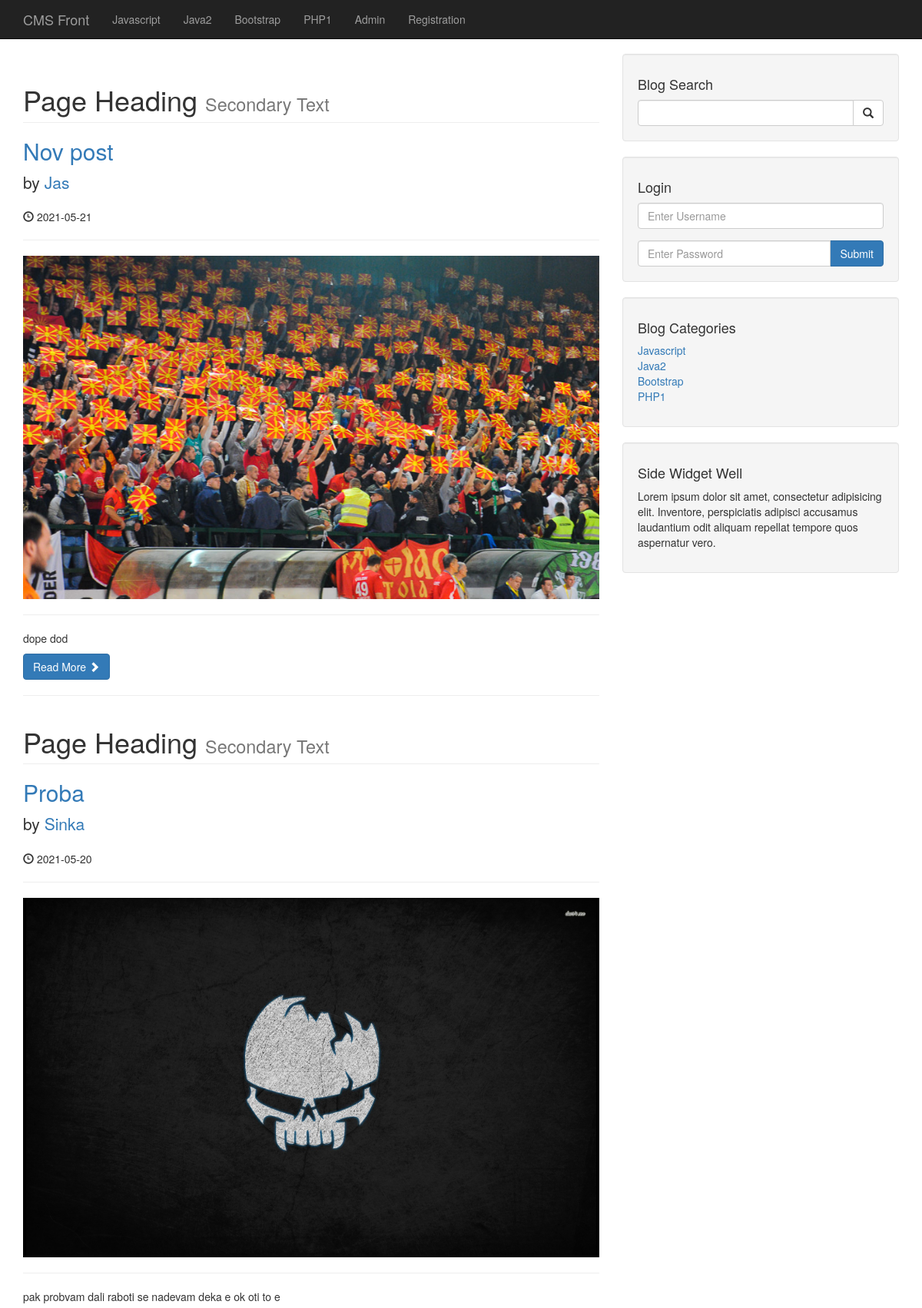
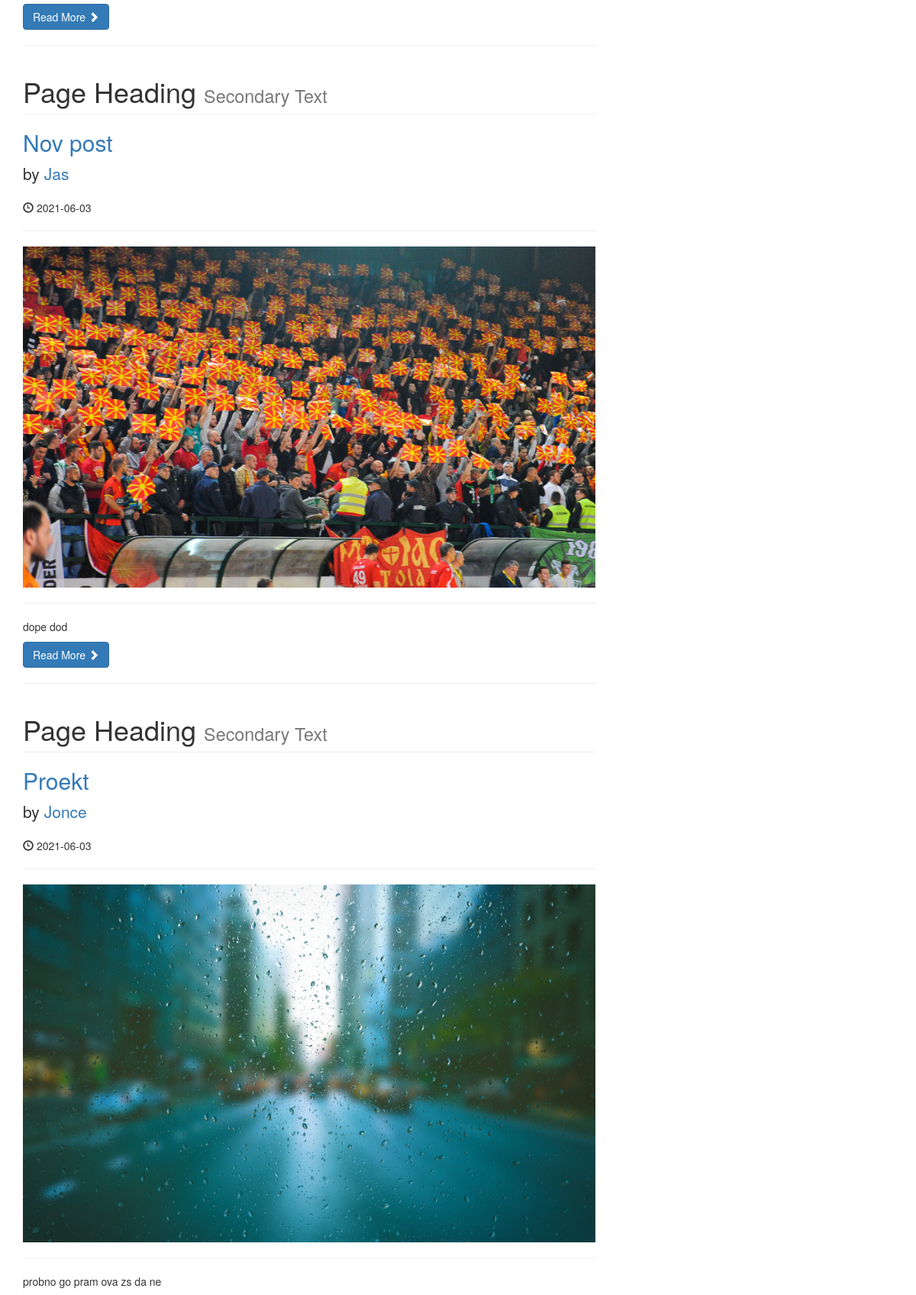
The page /category.php?category=2 (upper part) on the database its author committed (2 pictures, top to bottom).
### tables this page shows
CREATE TABLE `categories` (
  `cat_id` int(3) NOT NULL,
  `cat_title` varchar(255) NOT NULL
);

CREATE TABLE `posts` (
  `post_id` int(3) NOT NULL,
  `post_category_id` int(3) NOT NULL,
  `post_title` varchar(255) NOT NULL,
  `post_author` varchar(255) NOT NULL,
  `post_date` date NOT NULL,
  `post_image` text NOT NULL,
  `post_content` text NOT NULL,
  `post_tags` varchar(255) NOT NULL,
  `post_comment_count` int(11) NOT NULL,
  `post_status` varchar(255) NOT NULL DEFAULT 'draft',
  `post_view_count` int(11) NOT NULL
);

### category.php (the view, shortened to what this page needs)
<?php include "includes/db.php"; ?>
<?php include "includes/header.php"; ?>
<?php include "includes/navigation.php"; ?>
    <div class="container">
        <div class="row">
            <div class="col-md-8">
                <?php
                if(isset($_GET['category'])){
                $post_category_id = $_GET['category'];
                $query ="SELECT * FROM posts WHERE post_category_id = $post_category_id";
                $select_all_posts_query = mysqli_query($connection,$query);
                    while($row = mysqli_fetch_assoc($select_all_posts_query)){
                        $post_id = $row['post_id'];
                        $post_title = $row['post_title'];
                        $post_author = $row['post_author'];
                        $post_date = $row['post_date'];
                        $post_image = $row['post_image'];
                        $post_content = substr($row['post_content'], 0,100);
                        ?>
                        <h1 class="page-header">
                    Page Heading
                    <small>Secondary Text</small>
                </h1>
                <h2>
                    <a href="post.php?p_id=<?php echo $post_id; ?>"><?php echo $post_title ?></a>
                </h2>
                <p class="lead">
                    by <a href="index.php"><?php echo $post_author ?></a>
                </p>
                <p><span class="glyphicon glyphicon-time"></span> <?php echo $post_date ?></p>
                <hr>
                <img class="img-responsive" src="images/<?php echo $post_image ?>" alt="">
                <hr>
                <p><?php echo $post_content ?></p>
                <a class="btn btn-primary" href="#">Read More <span class="glyphicon glyphicon-chevron-right"></span></a>
                <hr>
                 <?php   }
                }?>
            </div>
        <?php include "includes/sidebar.php"; ?>
        </div>
       <?php include "includes/footer.php"; ?>

### includes/navigation.php (shortened to what this page needs)
   <nav class="navbar navbar-inverse navbar-fixed-top" role="navigation">
    <div class="container">
        <div class="navbar-header">
            <a class="navbar-brand" href="index.php">CMS Front</a>
        </div>
        <div class="collapse navbar-collapse" id="bs-example-navbar-collapse-1">
            <ul class="nav navbar-nav">
               <?php
                $query = "SELECT * FROM categories";
                $select_all_categories_query = mysqli_query($connection,$query);
                while($row = mysqli_fetch_assoc($select_all_categories_query)){
                    $cat_title = $row['cat_title'];
                    echo "<li><a href='#'>{$cat_title}</a></li>";
                }
                ?>
                <li>
                    <a href="admin">Admin</a>
                </li>
                <li>
                    <a href="registration.php">Registration</a>
                </li>
            </ul>
        </div>
    </div>
</nav>

### includes/sidebar.php
<div class="col-md-4">
                <div class="well">
                    <h4>Blog Search</h4>
                    <form action="search.php" method="post">
                    <div class="input-group">
                        <input name="search" type="text" class="form-control">
                        <span class="input-group-btn">
                            <button name="submit" class="btn btn-default" type="submit">
                                <span class="glyphicon glyphicon-search"></span>
                        </button>
                        </span>
                    </div>
                    </form>
                </div>
                <div class="well">
                    <h4>Login</h4>
                    <form action="includes/login.php" method="post">
                    <div class="form-group">
                        <input name="username" type="text" class="form-control" placeholder="Enter Username">
                    </div>
                    <div class="input-group">
                        <input name="password" type="password" class="form-control" placeholder="Enter Password">
                        <span class="input-group-btn">
                           <button class="btn btn-primary" name="login" type="submit"> Submit  </button>
                        </span>
                    </div>
                    </form>
                </div>
                <div class="well">
                  <?php
                    $query = "SELECT * FROM categories";
                    $select_categories_sidebar = mysqli_query($connection,$query);
                    ?>
                    <h4>Blog Categories</h4>
                    <div class="row">
                        <div class="col-lg-12">
                            <ul class="list-unstyled">
                                <?php
                                while($row = mysqli_fetch_assoc($select_categories_sidebar)){
                                    $cat_title = $row['cat_title'];
                                    $cat_id = $row['cat_id'];
                                echo "<li><a href='category.php?category=$cat_id'>{$cat_title}</a></li>";
                    }
                               ?>
                            </ul>
                        </div>
                    </div>
                </div>
                <?php include "widget.php"; ?>
            </div>

### css/blog-home.css (style rules this page uses)
body { padding-top: 70px; }

### rows shown on the page
categories: cat_title "Javascript"
categories: cat_title "Java2"
categories: cat_title "Bootstrap"
categories: cat_title "PHP1"
posts: post_title "Nov post", post_author "Jas", post_date "2021-05-21", post_image (picture), post_content "dope dod"
posts: post_title "Proba", post_author "Sinka", post_date "2021-05-20", post_image (picture), post_content "pak probvam dali raboti se nadevam deka e ok oti to e"
posts: post_title "Nov post", post_author "Jas", post_date "2021-06-03", post_image (picture), post_content "dope dod"
posts: post_title "Proekt", post_author "Jonce", post_date "2021-06-03", post_image (picture), post_content "probno go pram ova zs da ne"
